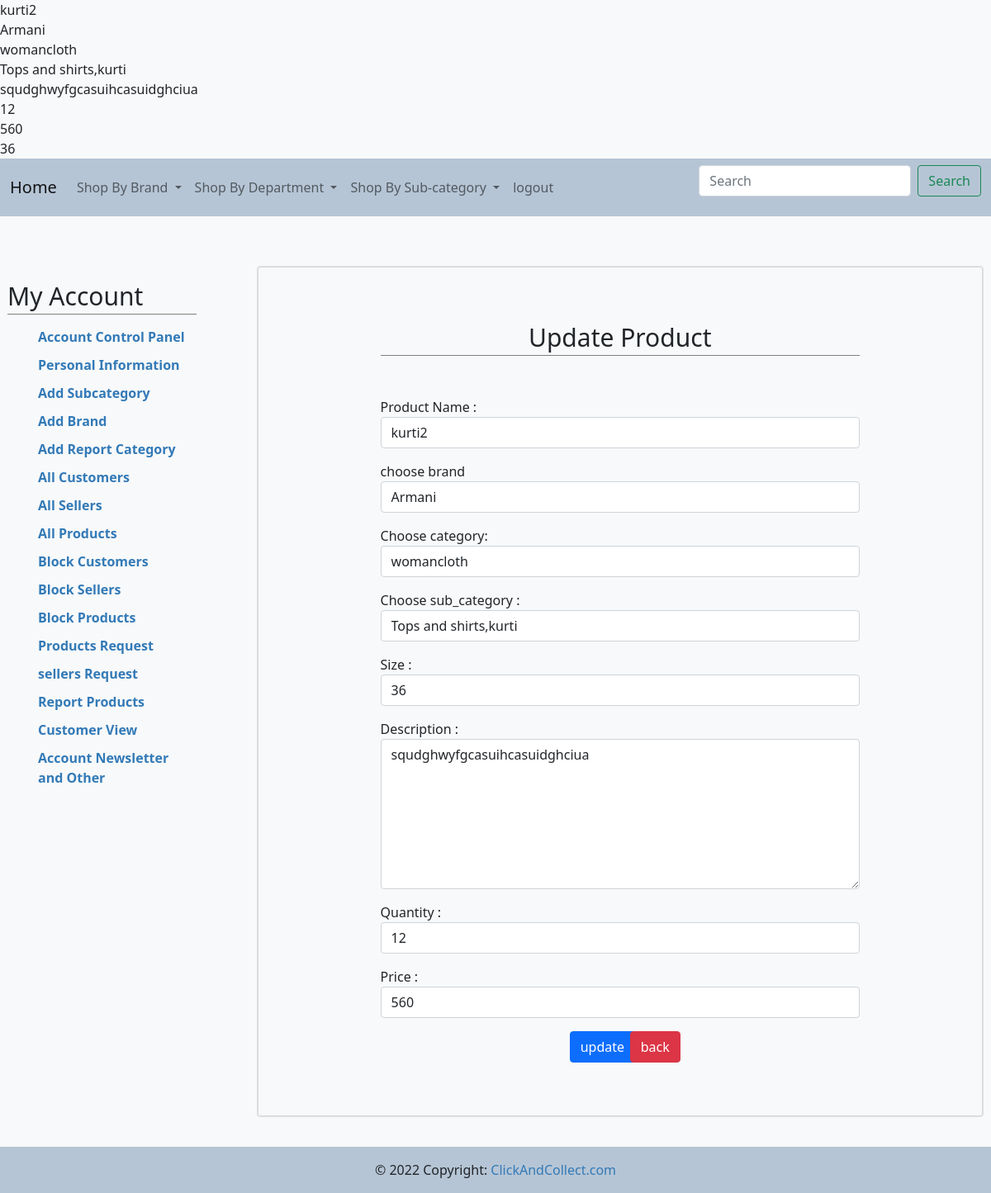
The page /admin/update_product.php?id=31 (signed in) on the database its author committed.
### tables this page shows
CREATE TABLE IF NOT EXISTS `brand` (
  `b_id` int(11) NOT NULL AUTO_INCREMENT,
  `name` varchar(100) DEFAULT NULL,
  PRIMARY KEY (`b_id`)
);

CREATE TABLE IF NOT EXISTS `category` (
  `cat_id` int(11) NOT NULL AUTO_INCREMENT,
  `name` varchar(100) DEFAULT NULL,
  PRIMARY KEY (`cat_id`)
);

CREATE TABLE IF NOT EXISTS `sub_category` (
  `sub_id` int(11) NOT NULL AUTO_INCREMENT,
  `name` varchar(100) DEFAULT NULL,
  `cat_id` int(11) DEFAULT NULL,
  PRIMARY KEY (`sub_id`),
  KEY `FK_catagory` (`cat_id`)
);

CREATE TABLE IF NOT EXISTS `products` (
  `p_id` int(11) NOT NULL AUTO_INCREMENT,
  `name` varchar(100) DEFAULT NULL,
  `b_id` int(11) DEFAULT NULL,
  `sub_id` int(11) DEFAULT NULL,
  `s_id` int(11) NOT NULL,
  `size` varchar(100) DEFAULT NULL,
  `description` varchar(200) DEFAULT NULL,
  `prev_price` varchar(255) NOT NULL,
  `price` double DEFAULT NULL,
  `quantity` int(11) DEFAULT NULL,
  `status` int(11) NOT NULL,
  PRIMARY KEY (`p_id`),
  KEY `FK_brand1` (`b_id`),
  KEY `FK_catagory1` (`sub_id`),
  KEY `FK_seller` (`s_id`)
);

### admin/update_product.php (the view, shortened to what this page needs)
<?php include 'include/adminauth.php';
include 'include/connection.php';
$id = $_REQUEST['id'];
$query ="select * from products where p_id=$id";
$table=mysqli_query($con,$query);
$row = mysqli_fetch_array($table);
$name =   $row['name'];
$bid = $row['b_id'];
$sid = $row['sub_id'];
$query1 ="select * from brand where b_id=$bid";
$table1=mysqli_query($con,$query1);
$row1 = mysqli_fetch_array($table1);
$brand = $row1['name'];
$query2 ="select * from sub_category where sub_id=$sid";
$table2=mysqli_query($con,$query2);
$row2 = mysqli_fetch_array($table2);
$sub_category = $row2['name'];
$cid = $row2['cat_id'];
$query3 ="select * from category where cat_id=$cid";
$table3=mysqli_query($con,$query3);
$row3 = mysqli_fetch_array($table3);
$category = $row3['name'];
$description = $row['description'];
$quantity =  $row['quantity'];
$price = $row['price'];
$size = $row['size'];
echo $brand;
echo $category ;
echo $sub_category ;
echo $description ;
echo $quantity ;
echo $price;
echo $size ;
 ?>
<!DOCTYPE html>
<html>
<head>
  <link type="text/css" rel="stylesheet" href="css/font-awesome.min.css" />
  <link rel="stylesheet" href="https://stackpath.bootstrapcdn.com/bootstrap/5.0.0-alpha1/css/bootstrap.min.css">
  <link href="https://cdn.jsdelivr.net/npm/bootstrap@5.0.2/dist/css/bootstrap.min.css" rel="stylesheet">
  <link href="include/style.css" rel="stylesheet" />
</head>
<body>
<div class="b">
    <?php include 'include/navbar.php' ?>
</div>
<div class="account-page">
<div class="container-fluid">
<div class="row">
<div class="col-sm-3 mt-0 pad">
    <?php include 'include/sidebar.php' ?>
</div>
    <div class="col-sm-9">
        <div class="mt-0 card">
            <div class="card bg-light text-dark">
                <div class="row">
                    <div class="col-md-2"></div>
                    <div class="col-md-8 mt-5 mb-5">
                        <h2 class="text-center">Update Product</h2>
                        <br>
                        <form method="post" class="cmxform"  id="signUpForm">
                        <div class="mb-3 mt-3">
                            <label for="name">Product Name : </label>
                                <input class="form-control" id="name" name="name" type="text" placeholder=" enter the name of product" value = '<?php echo $name?>'/>
                        </div>
                        <div class="mb-3 mt-3">
                            <label for="choose brand">choose brand</label>
                            <select name = "brand" id ="brand1" class="form-control" >
                                <option value="<?php echo $bid?>"><?php echo $brand?></option>
                            </select>
                        </div>
                        <div class="mb-3 mt-3">
                            <label for="Choose category">Choose category: </label>
                            <select name = "category" id ="category1" class="form-control" >
                                <?php
                                $query = "select * FROM category";
                                $result = mysqli_query($con,$query);
                                while($row = mysqli_fetch_array($result)){
                                ?>
                                    <option value="<?php echo $row['cat_id'];?>"<?php if($row['cat_id']==$cid){ echo "selected";}?>><?php echo $row['name'];?></option>
                                    <?php } ?>
                            </select>
                        </div>
                        <div class="mb-3 mt-3">
                            <label for="Choose sub_category">Choose sub_category : </label>
                            <select name = "sub_category" id ="sub_category1" class="form-control">
                            </select>
                        </div>
                        <div class="mb-3 mt-3">
                            <label for="size">Size : </label>
                            <input name = "size" id ="size" class="form-control" value = '<?php echo $size?>'>
                        </div>
                        <div class="mb-3 mt-3">
                            <label for="Description">Description : </label>
                                <textarea name="description" id="" cols="20" rows="7" class="form-control"><?php echo $description?></textarea>
                        </div>
                        <div class="mb-3 mt-3">
                            <label for="Quantity">Quantity :</label>
                                <input class="form-control" id="quantity" name="quantity" type="number" placeholder="write the number of amount" value = '<?php echo $quantity?>'/>
                        </div>
                        <div class="mb-3 mt-3">
                            <label for="Price">Price :</label>
                                <input class="form-control" id="price" name="price" type="number" placeholder="write the price of products" value = '<?php echo $price;?>' />
                        </div>
                        <div class = "row">
                                <div class = "col-sm-6 update" >
                                <input type="submit" name = "submit" class="btn btn-primary" id="submitForm" value="update" />
                                </div>
                                <div class = "col-sm-6">
                                <a class="btn btn-danger" href = "allproducts.php">back</a>
                        </div>
                        </form>
                    </div>
                </div>
            </div>
        </div>
    </div>
</div>
</div>
</div>
<div class="fot">
   <?php include 'include/footer.php' ?>
</div>
</body>
</html>

### admin/include/style.css (style rules this page uses)
.account-page { padding-top:5%; }
.b { background-color: #b6c5d5!important; }
body { background-color: #f8f9fa; }
.account-page h2 { padding-bottom: 5px; border-bottom: 1px solid #808080; }
.row { margin-right: -15px; margin-left: -15px; }
* { -webkit-box-sizing: border-box; -moz-box-sizing: border-box; box-sizing: border-box; }
div { display: block; }
a { color: #3a2bd3; -webkit-transition: all 0.3s ease; transition: all 0.3s ease; }
a { background-color: transparent; }
a { color: #337ab7; text-decoration: none; text-decoration-line: none; text-decoration-thickness: none; text-decoration-style: none; text-decoration-color: none; }
.h2, h2 { font-size: 30px; }
.h1, .h2, .h3, h1, h2, h3 { margin-top: 20px; margin-bottom: 10px; }
.h1, .h2, .h3, .h4, .h5, .h6, h1, h2, h3, h4, h5, h6 { font-family: inherit; font-weight: 500; line-height: 1.1; color: inherit; }
.update { padding-left:40%; }

### admin/update_product.php (style rules this page uses)
.pad { padding-right :5%; }
.fot { padding-top:3%; }

### rows shown on the page
brand: name "Armani", brand "Armani"
category: name "womancloth"
sub_category: name "Tops and shirts,kurti", category "womancloth"
products: description "squdghwyfgcasuihcasuidghciua", quantity "12", price "560", size "36", name "kurti2"
